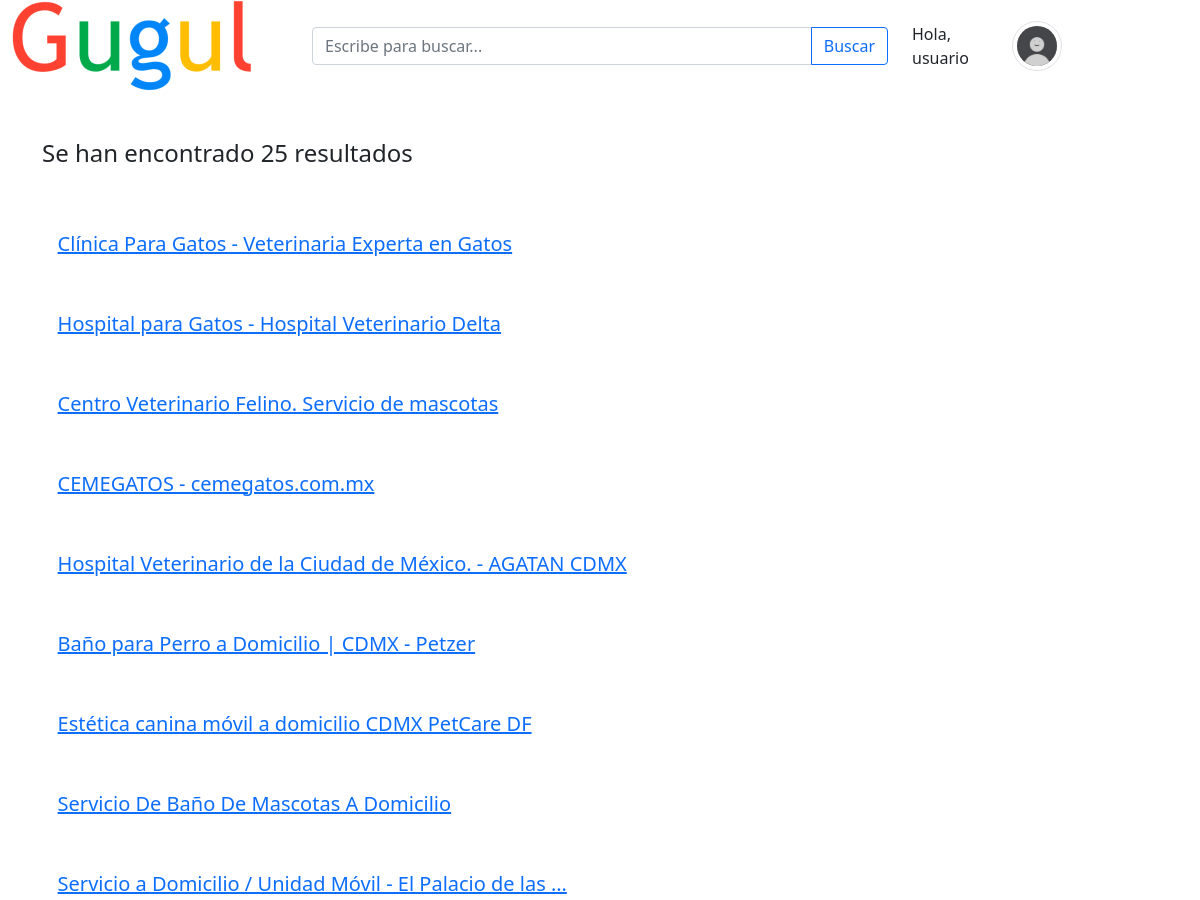
/busqueda.php (upper part), run on an earlier commit of the app's database.
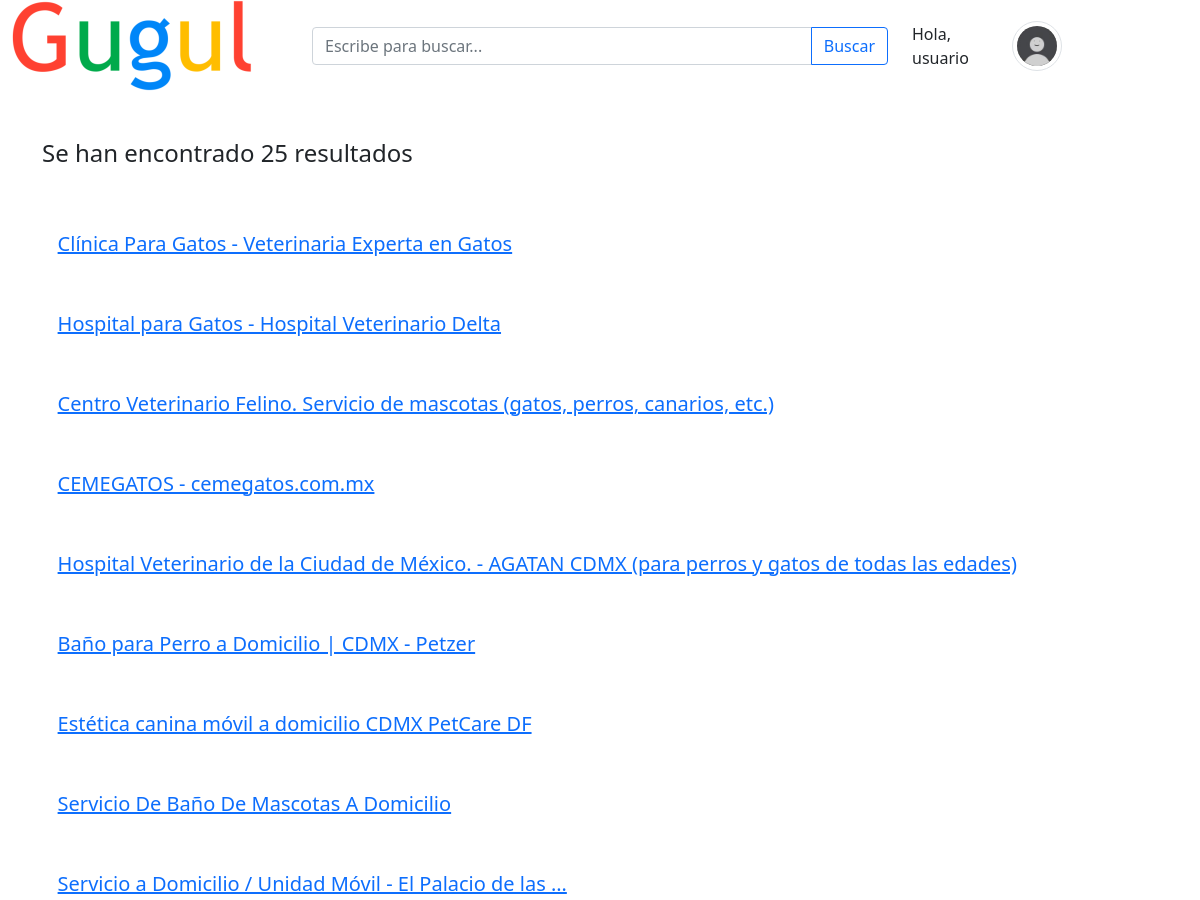
And on a later commit of the database.
### tables this page shows
CREATE TABLE `pagina` (
  `pagina_id` mediumint(9) NOT NULL,
  `descripcion` varchar(100) NOT NULL,
  `url` varchar(200) NOT NULL
);

### busqueda.php (the view, shortened to what this page needs)
<?php
include("includes/conectbd.php");
$keyword=$_POST["keyword"];
$consultaresultados="SELECT pagina_id, descripcion FROM pagina WHERE descripcion LIKE '%$keyword%'";
$result = mysqli_query($conexion,$consultaresultados);
$count = mysqli_num_rows($result);
?>
<!DOCTYPE html>
<html lang="es">
<head>
  <link href="https://cdn.jsdelivr.net/npm/bootstrap@5.1.3/dist/css/bootstrap.min.css" rel="stylesheet">
</head>
<body>
  <div class="container-fluid">
    <div class="row align-items-center">
      <div class="col-lg-3">
        <a href="index.php"><img src="img/gugul_logo_240.png" class="rounded" alt="logo" style="max-width: 240px;"></a>
      </div>
      <div class="col-lg-6">
        <form action="busqueda.php" method="POST">
          <div class="input-group">
            <input class="form-control" list="opcionesBusqueda" id="busqueda1" placeholder="Escribe para buscar..." value="<?php echo $keyword; ?>" name="keyword">
            <input class="btn btn-outline-primary" type="submit" id="botonBusqueda" value="Buscar">
          </div>
        </form>
      </div>
      <div class="col-lg-1">
        Hola, usuario
      </div>
      <div class="col-lg-1">
        <img src="img/pp.jpg" class="img-thumbnail" alt="profile pic" style="max-width: 50px; border-radius: 50%;">
      </div>
    </div>
  </div>
  <div class="container">
    <div class="row my-5">
      <b><h4>Se han encontrado <?php echo $count; ?> resultados<h4></b>
    </div>
    <?php while($row=$result->fetch_assoc()){ ?>
        <div class="row my-5">
      <h5>&nbsp;&nbsp;&nbsp;<a target="_blank" href="resultado.php?id=<?php echo $row['pagina_id']; ?>" class="link-primary"><?php echo $row['descripcion']; ?></a></h5>
    </div>
    <?php } ?>
  </div>
</body>
</html>

What changed in the data, as far as the page shows it:
changed pagina: descripcion "Centro Veterinario Felino. Servicio de mascotas" → "Centro Veterinario Felino. Servicio de mascotas (gatos, perros, canarios, etc.)"
changed pagina: descripcion "Hospital Veterinario de la Ciudad de México. - AGATAN CDMX" → "Hospital Veterinario de la Ciudad de México. - AGATAN CDMX (para perros y gatos de todas las edades)"
